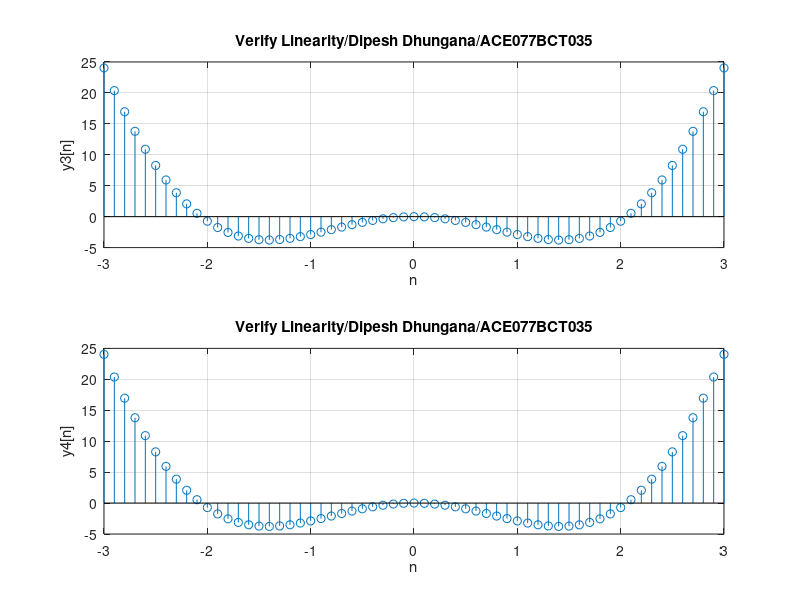

Reproduce this figure in MATLAB.
%Determine wether the system is linear or not. Plot the required signals to
%verify result. Consider two signals x1[n] =n & x2[n]=Sin(n).
%a-> y[n]=x^2[n]=>Not Linear
clc;
clear all;
close all;
a1=3;
a2=-7;
n=-3:0.1:3;
x1 = n;
x2 = sin(n);
y1 = n.*x1;
y2 = n.*sin(n);
y3 = a1 * y1 + a2 * y2;
x3 = a1 * x1 + a2 * x2;
y4 = n.*x3;
subplot(2,1,1);
stem(n,y3);
xlabel("n");
ylabel("y3[n]");
title("Verify Linearity/Dipesh Dhungana/ACE077BCT035");
grid on;
subplot(2,1,2);
stem(n,y4);
xlabel("n");
ylabel("y4[n]");
title("Verify Linearity/Dipesh Dhungana/ACE077BCT035");
grid on;